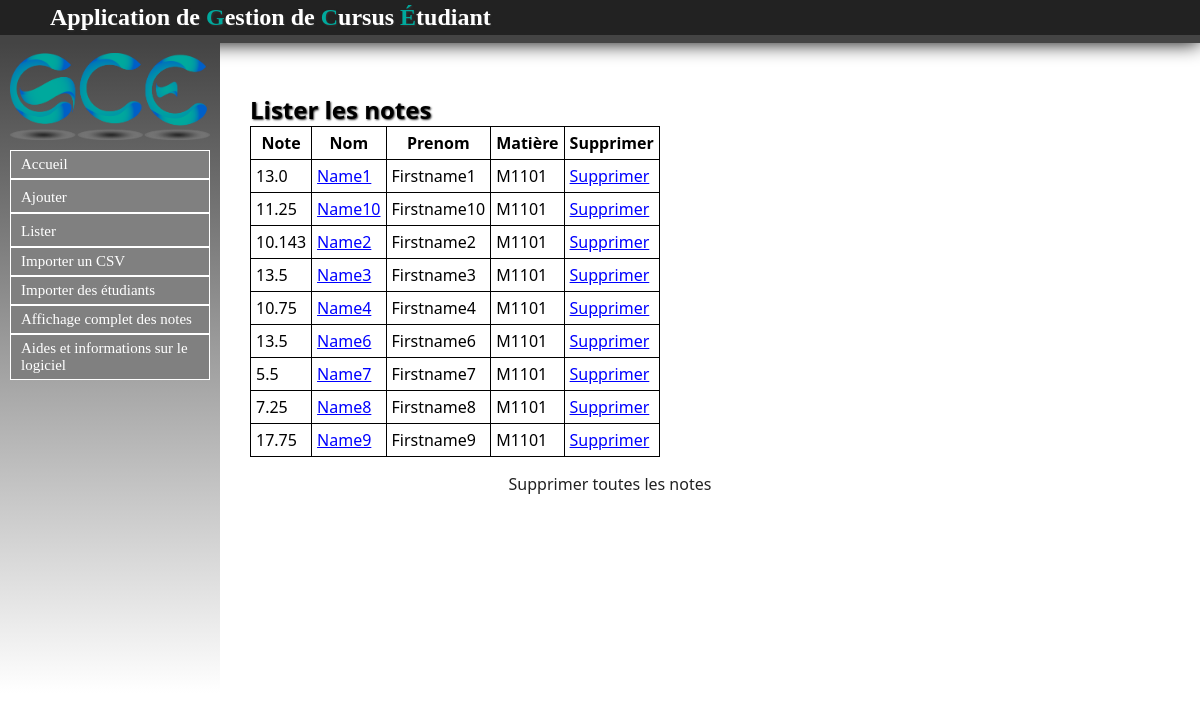
The page /Note/listernotes on the database as committed earlier.
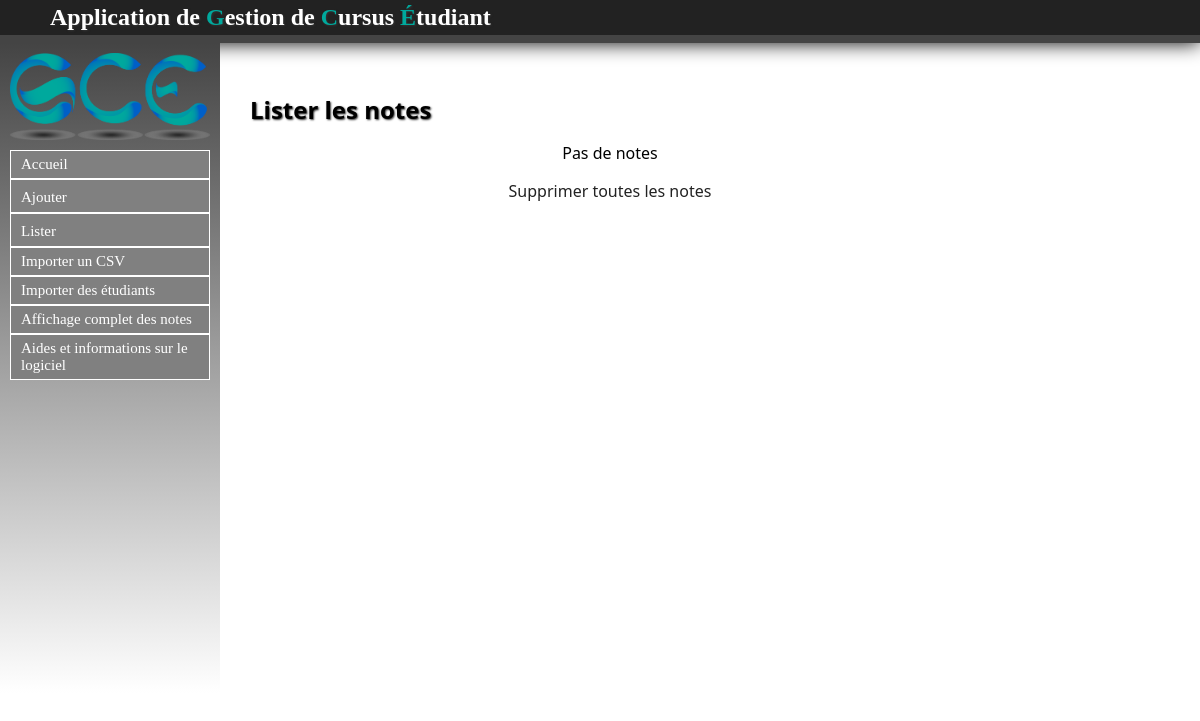
The same page on the database as committed later.
### Note/models.py (models this page shows, shortened)
class Note(models.Model):
	valeur = models.FloatField()
	etudiant = models.ForeignKey(Etu, null=False)
	annee = models.ForeignKey(Annee, null=True)
	matiere = models.ForeignKey(Matiere, null=False)

### Etudiant/models.py (models this page shows, shortened)
class Etu(models.Model):
	nom = models.CharField(max_length=30, null=False)
	prenom = models.CharField(max_length=30, null=False)
	age = models.IntegerField(null=True)
	apogee = models.IntegerField(null=True)
	date_naissance = models.DateField(null=True)
	sexe = models.CharField(max_length=1, null=True)
	adresse = models.CharField(max_length=100, null=True)
	ine = models.CharField(max_length=100, null=True)
	adresse_parents = models.CharField(max_length=100, null=True)
	tel = models.IntegerField(null=True)
	tel_par = models.IntegerField(null=True)
	lieu_naissance = models.CharField(max_length=100, null=True)
	nationalite = models.CharField(max_length=100, null=True)
	situation_familiale = models.CharField(max_length=100, null=True)
	situation_militaire = models.CharField(max_length=100, null=True)
	cate_socio_pro_chef_famille = models.CharField(max_length=100, null=True)
	cate_socio_pro_autre_parent = models.CharField(max_length=100, null=True)
	aide_financiere = models.CharField(max_length=100, null=True)
	bourse = models.CharField(max_length=100, null=True)
	groupe = models.ForeignKey(Groupe, null=True)

### Matiere/models.py (models this page shows, shortened)
class Matiere(models.Model):
	intitule = models.CharField(max_length=30,null=False)
	code = models.CharField(max_length=30,null=False)
	coefficient = models.FloatField(default=1.0)
	ue = models.ForeignKey('UE.ue', null=True)

### Note/views.py (the view)
def listernotes(request):
	notes = Note.objects.all().order_by('etudiant__nom')
	return render(request, 'contenu_html/listernotes.html',{'notes': notes})

### Note/templates/contenu_html/listernotes.html (shortened to what this page needs)
{% extends "templates/base.html" %}
{% block content %}
<h1>Lister les notes</h1>
{% if not notes %}
	<p>Pas de notes</p>
{% else %}
	<table style="border:1px solid black; border-collapse : collapse;">
	<tr>
		<th style="border:1px solid black;">Note</th>
		<th style="border:1px solid black;">Nom</th>
		<th style="border:1px solid black;">Prenom</th>
		<th style="border:1px solid black;">Matière</th>
		<th style="border:1px solid black;">Supprimer</th>
	</tr>
{% endif %}
{% for note in notes %}
	<tr>
		<td style="border:1px solid black;">{{ note.valeur }}</td>
		<td style="border:1px solid black;"><a href="/Etudiant/listeretu/{{ note.etudiant_id }}">{{ note.etudiant.nom }}</a></td>
		<td style="border:1px solid black;">{{ note.etudiant.prenom }}</td>
		<td style="border:1px solid black;">{{ note.matiere.intitule }}</td>
		<td style="border:1px solid black;"><a href="supprnote/{{ note.etudiant.id }}">Supprimer</a></td>
	</tr>
{% endfor %}
</table>
<p><a onclick="suppresion();">Supprimer toutes les notes</a></p>
{% endblock %}

Rows that differ between the two databases and show on the page:
removed Note: valeur "13.0", etudiant.nom "Name1", etudiant.prenom "Firstname1", matiere.intitule "M1101"
removed Note: valeur "11.25", etudiant.nom "Name10", etudiant.prenom "Firstname10", matiere.intitule "M1101"
removed Note: valeur "10.143", etudiant.nom "Name2", etudiant.prenom "Firstname2", matiere.intitule "M1101"
removed Note: valeur "13.5", etudiant.nom "Name3", etudiant.prenom "Firstname3", matiere.intitule "M1101"
removed Note: valeur "10.75", etudiant.nom "Name4", etudiant.prenom "Firstname4", matiere.intitule "M1101"
removed Note: valeur "13.5", etudiant.nom "Name6", etudiant.prenom "Firstname6", matiere.intitule "M1101"
removed Note: valeur "5.5", etudiant.nom "Name7", etudiant.prenom "Firstname7", matiere.intitule "M1101"
removed Note: valeur "7.25", etudiant.nom "Name8", etudiant.prenom "Firstname8", matiere.intitule "M1101"
removed Note: valeur "17.75", etudiant.nom "Name9", etudiant.prenom "Firstname9", matiere.intitule "M1101"
Other text that changed with them:
text no longer shown: "Note Nom Prenom Matière Supprimer"
text now shown: "Pas de notes"
